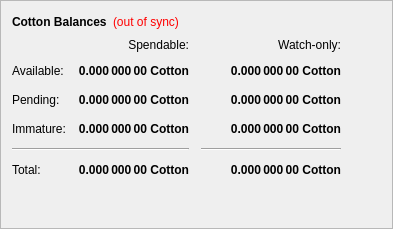
        <widget class="QFrame" name="frame">
         <property name="frameShape">
          <enum>QFrame::StyledPanel</enum>
         </property>
         <property name="frameShadow">
          <enum>QFrame::Raised</enum>
         </property>
         <layout class="QVBoxLayout" name="verticalLayout_4">
          <item>
           <layout class="QHBoxLayout" name="horizontalLayout_4">
            <item>
             <widget class="QLabel" name="label_5">
              <property name="font">
               <font>
                <weight>75</weight>
                <bold>true</bold>
               </font>
              </property>
              <property name="text">
               <string>Cotton Balances</string>
              </property>
             </widget>
            </item>
            <item>
             <widget class="QLabel" name="labelWalletStatus">
              <property name="cursor">
               <cursorShape>WhatsThisCursor</cursorShape>
              </property>
              <property name="toolTip">
               <string>The displayed information may be out of date. Your wallet automatically synchronizes with the Cotton network after a connection is established, but this process has not completed yet.</string>
              </property>
              <property name="styleSheet">
               <string notr="true">QLabel { color: red; }</string>
              </property>
              <property name="text">
               <string notr="true">(out of sync)</string>
              </property>
              <property name="alignment">
               <set>Qt::AlignLeading|Qt::AlignLeft|Qt::AlignVCenter</set>
              </property>
             </widget>
            </item>
            <item>
             <spacer name="horizontalSpacer_3">
              <property name="orientation">
               <enum>Qt::Horizontal</enum>
              </property>
              <property name="sizeHint" stdset="0">
               <size>
                <width>40</width>
                <height>20</height>
               </size>
              </property>
             </spacer>
            </item>
           </layout>
          </item>
          <item>
           <layout class="QGridLayout" name="gridLayout">
            <property name="spacing">
             <number>12</number>
            </property>
            <item row="2" column="2">
             <widget class="QLabel" name="labelWatchPending">
              <property name="font">
               <font>
                <weight>75</weight>
                <bold>true</bold>
               </font>
              </property>
              <property name="cursor">
               <cursorShape>IBeamCursor</cursorShape>
              </property>
              <property name="toolTip">
               <string>Unconfirmed transactions to watch-only addresses</string>
              </property>
              <property name="text">
               <string notr="true">0.000 000 00 Cotton</string>
              </property>
              <property name="alignment">
               <set>Qt::AlignRight|Qt::AlignTrailing|Qt::AlignVCenter</set>
              </property>
              <property name="textInteractionFlags">
               <set>Qt::LinksAccessibleByMouse|Qt::TextSelectableByKeyboard|Qt::TextSelectableByMouse</set>
              </property>
             </widget>
            </item>
            <item row="2" column="1">
             <widget class="QLabel" name="labelUnconfirmed">
              <property name="font">
               <font>
                <weight>75</weight>
                <bold>true</bold>
               </font>
              </property>
              <property name="cursor">
               <cursorShape>IBeamCursor</cursorShape>
              </property>
              <property name="toolTip">
               <string>Total of transactions that have yet to be confirmed, and do not yet count toward the spendable balance</string>
              </property>
              <property name="text">
               <string notr="true">0.000 000 00 Cotton</string>
              </property>
              <property name="alignment">
               <set>Qt::AlignRight|Qt::AlignTrailing|Qt::AlignVCenter</set>
              </property>
              <property name="textInteractionFlags">
               <set>Qt::LinksAccessibleByMouse|Qt::TextSelectableByKeyboard|Qt::TextSelectableByMouse</set>
              </property>
             </widget>
            </item>
            <item row="3" column="2">
             <widget class="QLabel" name="labelWatchImmature">
              <property name="font">
               <font>
                <weight>75</weight>
                <bold>true</bold>
               </font>
              </property>
              <property name="cursor">
               <cursorShape>IBeamCursor</cursorShape>
              </property>
              <property name="toolTip">
               <string>Staked or masternode rewards in watch-only addresses that has not yet matured</string>
              </property>
              <property name="text">
               <string notr="true">0.000 000 00 Cotton</string>
              </property>
              <property name="alignment">
               <set>Qt::AlignRight|Qt::AlignTrailing|Qt::AlignVCenter</set>
              </property>
              <property name="textInteractionFlags">
               <set>Qt::LinksAccessibleByMouse|Qt::TextSelectableByKeyboard|Qt::TextSelectableByMouse</set>
              </property>
             </widget>
            </item>
            <item row="4" column="0" colspan="2">
             <widget class="Line" name="lineSpendableBalance">
              <property name="orientation">
               <enum>Qt::Horizontal</enum>
              </property>
             </widget>
            </item>
            <item row="4" column="2">
             <widget class="Line" name="lineWatchBalance">
              <property name="sizePolicy">
               <sizepolicy hsizetype="Preferred" vsizetype="Fixed">
                <horstretch>0</horstretch>
                <verstretch>0</verstretch>
               </sizepolicy>
              </property>
              <property name="minimumSize">
               <size>
                <width>140</width>
                <height>0</height>
               </size>
              </property>
              <property name="orientation">
               <enum>Qt::Horizontal</enum>
              </property>
             </widget>
            </item>
            <item row="5" column="0">
             <widget class="QLabel" name="labelTotalText">
              <property name="text">
               <string>Total:</string>
              </property>
             </widget>
            </item>
            <item row="3" column="1">
             <widget class="QLabel" name="labelImmature">
              <property name="font">
               <font>
                <weight>75</weight>
                <bold>true</bold>
               </font>
              </property>
              <property name="cursor">
               <cursorShape>IBeamCursor</cursorShape>
              </property>
              <property name="toolTip">
               <string>Staked or masternode rewards that has not yet matured</string>
              </property>
              <property name="text">
               <string notr="true">0.000 000 00 Cotton</string>
              </property>
              <property name="alignment">
               <set>Qt::AlignRight|Qt::AlignTrailing|Qt::AlignVCenter</set>
              </property>
              <property name="textInteractionFlags">
               <set>Qt::LinksAccessibleByMouse|Qt::TextSelectableByKeyboard|Qt::TextSelectableByMouse</set>
              </property>
             </widget>
            </item>
            <item row="2" column="3">
             <spacer name="horizontalSpacer_2">
              <property name="orientation">
               <enum>Qt::Horizontal</enum>
              </property>
              <property name="sizeHint" stdset="0">
               <size>
                <width>40</width>
                <height>20</height>
               </size>
              </property>
             </spacer>
            </item>
            <item row="3" column="0">
             <widget class="QLabel" name="labelImmatureText">
              <property name="text">
               <string>Immature:</string>
              </property>
             </widget>
            </item>
            <item row="5" column="1">
             <widget class="QLabel" name="labelTotal">
              <property name="font">
               <font>
                <weight>75</weight>
                <bold>true</bold>
               </font>
              </property>
              <property name="cursor">
               <cursorShape>IBeamCursor</cursorShape>
              </property>
              <property name="toolTip">
               <string>Your current total balance</string>
              </property>
              <property name="text">
               <string notr="true">0.000 000 00 Cotton</string>
              </property>
              <property name="alignment">
               <set>Qt::AlignRight|Qt::AlignTrailing|Qt::AlignVCenter</set>
              </property>
              <property name="textInteractionFlags">
               <set>Qt::LinksAccessibleByMouse|Qt::TextSelectableByKeyboard|Qt::TextSelectableByMouse</set>
              </property>
             </widget>
            </item>
            <item row="5" column="2">
             <widget class="QLabel" name="labelWatchTotal">
              <property name="font">
               <font>
                <weight>75</weight>
                <bold>true</bold>
               </font>
              </property>
              <property name="cursor">
               <cursorShape>IBeamCursor</cursorShape>
              </property>
              <property name="toolTip">
               <string>Current total balance in watch-only addresses</string>
              </property>
              <property name="text">
               <string notr="true">0.000 000 00 Cotton</string>
              </property>
              <property name="alignment">
               <set>Qt::AlignRight|Qt::AlignTrailing|Qt::AlignVCenter</set>
              </property>
              <property name="textInteractionFlags">
               <set>Qt::LinksAccessibleByMouse|Qt::TextSelectableByKeyboard|Qt::TextSelectableByMouse</set>
              </property>
             </widget>
            </item>
            <item row="0" column="2">
             <widget class="QLabel" name="labelWatchonly">
              <property name="text">
               <string>Watch-only:</string>
              </property>
              <property name="alignment">
               <set>Qt::AlignRight|Qt::AlignTrailing|Qt::AlignVCenter</set>
              </property>
             </widget>
            </item>
            <item row="1" column="0">
             <widget class="QLabel" name="labelBalanceText">
              <property name="text">
               <string>Available:</string>
              </property>
             </widget>
            </item>
            <item row="1" column="1">
             <widget class="QLabel" name="labelBalance">
              <property name="font">
               <font>
                <weight>75</weight>
                <bold>true</bold>
               </font>
              </property>
              <property name="cursor">
               <cursorShape>IBeamCursor</cursorShape>
              </property>
              <property name="toolTip">
               <string>Your current spendable balance</string>
              </property>
              <property name="text">
               <string notr="true">0.000 000 00 Cotton</string>
              </property>
              <property name="alignment">
               <set>Qt::AlignRight|Qt::AlignTrailing|Qt::AlignVCenter</set>
              </property>
              <property name="textInteractionFlags">
               <set>Qt::LinksAccessibleByMouse|Qt::TextSelectableByKeyboard|Qt::TextSelectableByMouse</set>
              </property>
             </widget>
            </item>
            <item row="1" column="2">
             <widget class="QLabel" name="labelWatchAvailable">
              <property name="font">
               <font>
                <weight>75</weight>
                <bold>true</bold>
               </font>
              </property>
              <property name="cursor">
               <cursorShape>IBeamCursor</cursorShape>
              </property>
              <property name="toolTip">
               <string>Your current balance in watch-only addresses</string>
              </property>
              <property name="text">
               <string notr="true">0.000 000 00 Cotton</string>
              </property>
              <property name="alignment">
               <set>Qt::AlignRight|Qt::AlignTrailing|Qt::AlignVCenter</set>
              </property>
              <property name="textInteractionFlags">
               <set>Qt::LinksAccessibleByMouse|Qt::TextSelectableByKeyboard|Qt::TextSelectableByMouse</set>
              </property>
             </widget>
            </item>
            <item row="2" column="0">
             <widget class="QLabel" name="labelPendingText">
              <property name="text">
               <string>Pending:</string>
              </property>
             </widget>
            </item>
            <item row="0" column="1">
             <widget class="QLabel" name="labelSpendable">
              <property name="text">
               <string>Spendable:</string>
              </property>
              <property name="alignment">
               <set>Qt::AlignRight|Qt::AlignTrailing|Qt::AlignVCenter</set>
              </property>
             </widget>
            </item>
           </layout>
          </item>
          <item>
           <spacer name="verticalSpacer_4">
            <property name="orientation">
             <enum>Qt::Vertical</enum>
            </property>
            <property name="sizeHint" stdset="0">
             <size>
              <width>20</width>
              <height>40</height>
             </size>
            </property>
           </spacer>
          </item>
         </layout>
        </widget>
